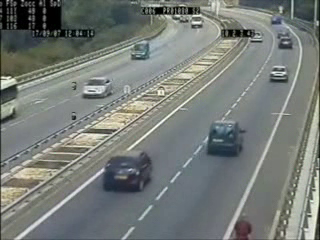
#> input picture frame 75 of cars.avi, 320 x 240 px
$ python HighwayTV.py
#> lines starting #> are read from the running program, lines starting #| are printed output that depends on the picture; after the words box and inside, x2 and y2 are one past the last pixel; in counts of white or black regions, pixels touching at a corner belong together
import cv2
import time
import numpy as np

# Create our body classifier
car_classifier = cv2.CascadeClassifier('Haarcascades\haarcascade_car.xml')

# Initiate video capture for video file
cap = cv2.VideoCapture('cars.avi')

# Loop once video is successfully loaded
while cap.isOpened():

    time.sleep(.05)
    # Read first frame
    ret, frame = cap.read()
#> frame is the input picture: shape (240, 320, 3); mean B, G, R 120, 123.9, 118.8
    gray = cv2.cvtColor(frame, cv2.COLOR_BGR2GRAY)

    # Pass frame to our car classifier
    cv2.imshow( 'Cars' , gray)
    cars = car_classifier.detectMultiScale(gray, 1.05, 2)
#> cars = [[185, 10, 24, 24], [273, 31, 24, 24], [78, 78, 29, 29], [258, 56, 40, 40], [115, 28, 46, 46], [196, 115, 58, 58], [90, 146, 65, 65], [52, 101, 135, 135]]
    print(len(cars))
#| 8
    # Extract bounding boxes for any bodies identified
    for (x, y, w, h) in cars:
        cv2.rectangle(frame, (x, y), (x + w, y + h), (0, 255, 255), 2)
        cv2.imshow('Cars', frame)
#> this loop made 8 passes
#> pass 1, `cv2.imshow('Cars', frame)`:
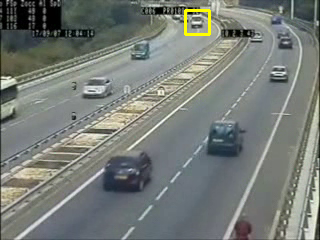
#> window 'Cars': shape (240, 320, 3); mean B, G, R 119.5, 124.3, 119.2
#> pass 2, `cv2.imshow('Cars', frame)`:
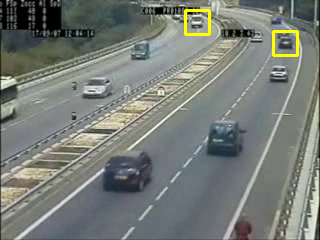
#> window 'Cars': shape (240, 320, 3); mean B, G, R 119, 124.8, 119.7
#> after the loop:
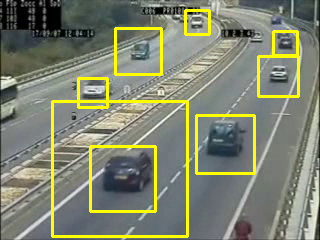
#> frame: shape (240, 320, 3); 6.45% of pixels changed, all inside (x1, y1, x2, y2) = (51, 9, 300, 238)

    if cv2.waitKey(1) == 13:  # 13 is the Enter Key
#> (key Esc is pressed here)
        break

cap.release()
cv2.destroyAllWindows()

$ run again, starting later in the video
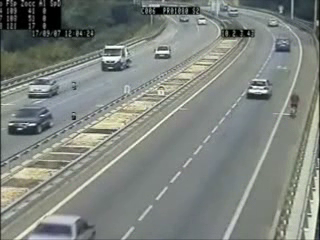
#> input picture frame 337 of cars.avi, 320 x 240 px
#> frame is the input picture: shape (240, 320, 3); mean B, G, R 126.3, 131.7, 126
#> `gray = cv2.cvtColor(frame, cv2.COLOR_BGR2GRAY)`:
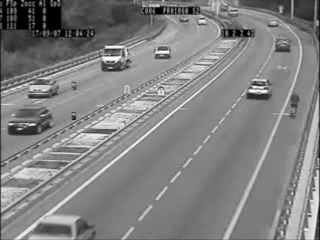
#> gray: shape (240, 320); min 0, max 254, mean 129.4
#> cars = [[149, 39, 28, 28], [267, 32, 28, 28], [88, 36, 49, 49], [232, 67, 48, 48], [2, 103, 45, 45]]
#| 5
#> the loop `for (x, y, w, h) in cars:` made 5 passes
#> after the loop `for (x, y, w, h) in cars:`:
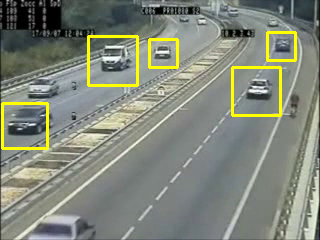
#> frame: shape (240, 320, 3); 3.07% of pixels changed, all inside (x1, y1, x2, y2) = (1, 31, 297, 150)

$ run again, starting later in the video
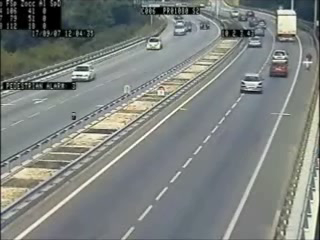
#> input picture frame 600 of cars.avi, 320 x 240 px
#> frame is the input picture: shape (240, 320, 3); mean B, G, R 126.6, 129.8, 124.9
#> `gray = cv2.cvtColor(frame, cv2.COLOR_BGR2GRAY)`:
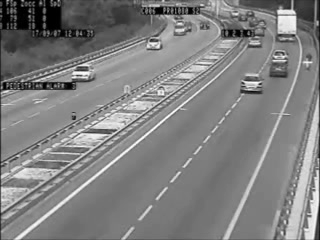
#> gray: shape (240, 320); min 0, max 254, mean 127.9
#> cars = [[168, 20, 22, 22], [242, 31, 25, 25], [260, 54, 35, 35], [26, 46, 64, 64], [232, 66, 43, 43]]
#| 5
#> the loop `for (x, y, w, h) in cars:` made 5 passes
#> after the loop `for (x, y, w, h) in cars:`:
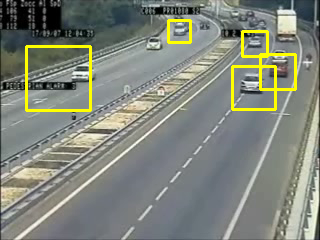
#> frame: shape (240, 320, 3); 2.88% of pixels changed, all inside (x1, y1, x2, y2) = (25, 19, 297, 112)
